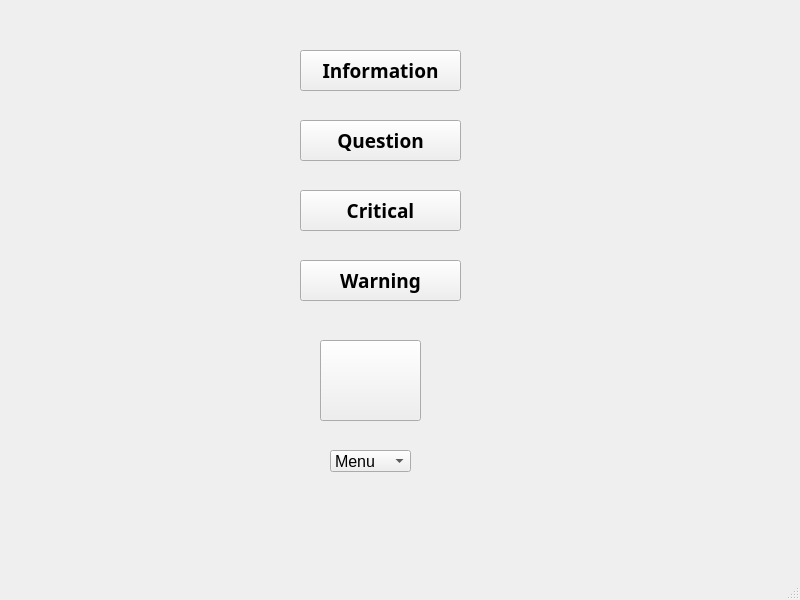
<?xml version="1.0" encoding="UTF-8"?>
<ui version="4.0">
 <class>MainWindow</class>
 <widget class="QMainWindow" name="MainWindow">
  <property name="geometry">
   <rect>
    <x>0</x>
    <y>0</y>
    <width>800</width>
    <height>600</height>
   </rect>
  </property>
  <property name="windowTitle">
   <string>MainWindow</string>
  </property>
  <widget class="QWidget" name="centralwidget">
   <widget class="QPushButton" name="pushButton">
    <property name="geometry">
     <rect>
      <x>300</x>
      <y>50</y>
      <width>161</width>
      <height>41</height>
     </rect>
    </property>
    <property name="font">
     <font>
      <family>Bahnschrift SemiBold</family>
      <pointsize>14</pointsize>
      <weight>75</weight>
      <bold>true</bold>
     </font>
    </property>
    <property name="text">
     <string>Information</string>
    </property>
   </widget>
   <widget class="QPushButton" name="pushButton_2">
    <property name="geometry">
     <rect>
      <x>300</x>
      <y>120</y>
      <width>161</width>
      <height>41</height>
     </rect>
    </property>
    <property name="font">
     <font>
      <family>Bahnschrift SemiBold</family>
      <pointsize>14</pointsize>
      <weight>75</weight>
      <bold>true</bold>
     </font>
    </property>
    <property name="text">
     <string>Question</string>
    </property>
   </widget>
   <widget class="QPushButton" name="pushButton_3">
    <property name="geometry">
     <rect>
      <x>300</x>
      <y>190</y>
      <width>161</width>
      <height>41</height>
     </rect>
    </property>
    <property name="font">
     <font>
      <family>Bahnschrift SemiBold</family>
      <pointsize>14</pointsize>
      <weight>75</weight>
      <bold>true</bold>
     </font>
    </property>
    <property name="text">
     <string>Critical</string>
    </property>
   </widget>
   <widget class="QPushButton" name="pushButton_4">
    <property name="geometry">
     <rect>
      <x>300</x>
      <y>260</y>
      <width>161</width>
      <height>41</height>
     </rect>
    </property>
    <property name="font">
     <font>
      <family>Bahnschrift SemiBold</family>
      <pointsize>14</pointsize>
      <weight>75</weight>
      <bold>true</bold>
     </font>
    </property>
    <property name="text">
     <string>Warning</string>
    </property>
   </widget>
   <widget class="QPushButton" name="pushButton_5">
    <property name="geometry">
     <rect>
      <x>320</x>
      <y>340</y>
      <width>101</width>
      <height>81</height>
     </rect>
    </property>
    <property name="text">
     <string> </string>
    </property>
   </widget>
   <widget class="QComboBox" name="comboBox">
    <property name="geometry">
     <rect>
      <x>330</x>
      <y>450</y>
      <width>81</width>
      <height>22</height>
     </rect>
    </property>
    <property name="font">
     <font>
      <family>Arial</family>
      <pointsize>12</pointsize>
     </font>
    </property>
    <property name="layoutDirection">
     <enum>Qt::LeftToRight</enum>
    </property>
    <item>
     <property name="text">
      <string>Menu</string>
     </property>
    </item>
    <item>
     <property name="text">
      <string>First</string>
     </property>
    </item>
    <item>
     <property name="text">
      <string>Second</string>
     </property>
    </item>
    <item>
     <property name="text">
      <string>Third</string>
     </property>
    </item>
   </widget>
  </widget>
  <widget class="QMenuBar" name="menubar">
   <property name="geometry">
    <rect>
     <x>0</x>
     <y>0</y>
     <width>800</width>
     <height>21</height>
    </rect>
   </property>
  </widget>
  <widget class="QStatusBar" name="statusbar"/>
 </widget>
 <resources/>
 <connections/>
</ui>
